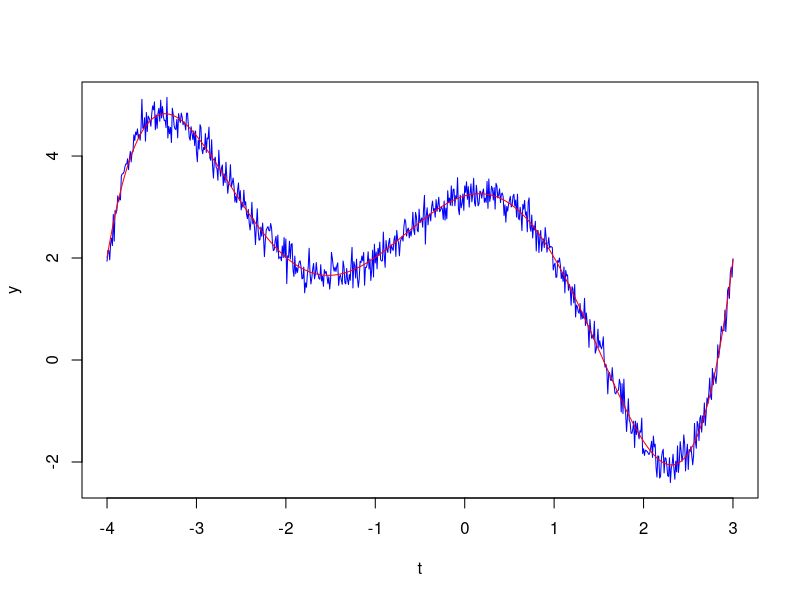
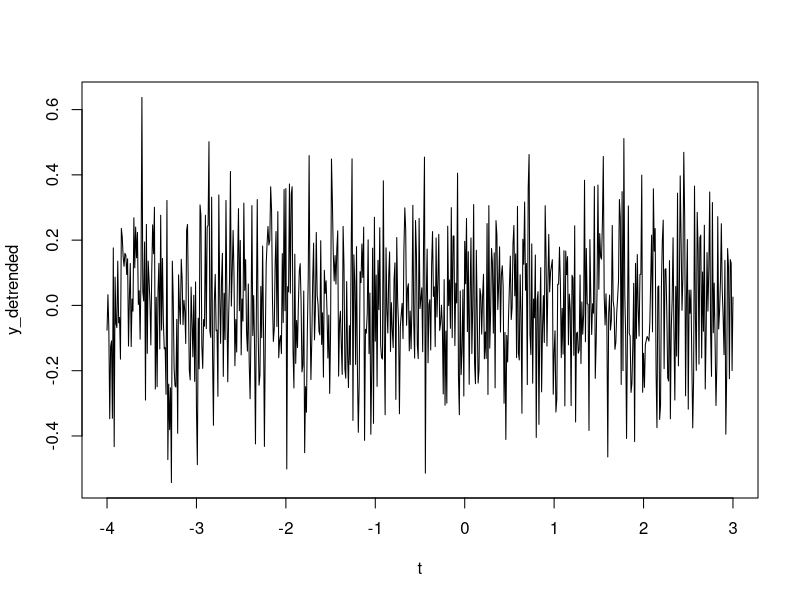

Write the R code that produced these figures, in order.
### LINEAR REGRESSION STANDALONE ##########################################################
### Ro Neumann, 2015 ###########################################################

### INPUT: Time series with first column = time, 2nd  = data
### OUTPUT: trendline --> 1 column matrix, data values
###         y_detrended --> 1 column matrix, data values


data=read.table("Exercise3-3.txt", sep=" ")

t = as.numeric(unlist(data[1]))
y = as.numeric(unlist(data[2]))

lengthX = length(t)

#entries = matrix(1,nrow = length(t), ncol = 1)

A = matrix(1, nrow = lengthX, ncol = 8)

A [,1] = t^7
A[,2] = t^6
A[,3] = t^5
A[,4] = t^4
A[,5] = t^3
A[,6] = t^2
A[,7] = t

# Assumign P = I


# N = A'PA
N=t(A)%*%A  

#n=(A'*y)
n = t(A) %*% y

Qxx = solve(N)

#x=Qxx*n

x=Qxx%*%n

# Redundancy
r = length(y)-length(x)

#Residuals
v = (A%*%x)-y

# St.dev. of unknowns from  vtv, s_0, S_XX
vTPv = t(v) %*% v
s_0_2 = vTPv/r
s0 = s_0_2[1] # Due to numerical problem: is assigned as matrix, not scalar
S_XX= s0 * Qxx
sX = sqrt(diag(S_XX))


# Trendline
trendline= x[1]*t^7+x[2]*t^6+x[3]*t^5+x[4]*t^4+x[5]*t^3+x[6]*t^2+x[7]*t+x[8];


# Detrending the data
y_detrended = y-trendline; 


# PLOT Original data and trendline
plot(t,y,type="l",col="blue")
lines(t,trendline, col="red") 

# PLOT detrended data in new window
plot(t,y_detrended,type="l",col="black")
